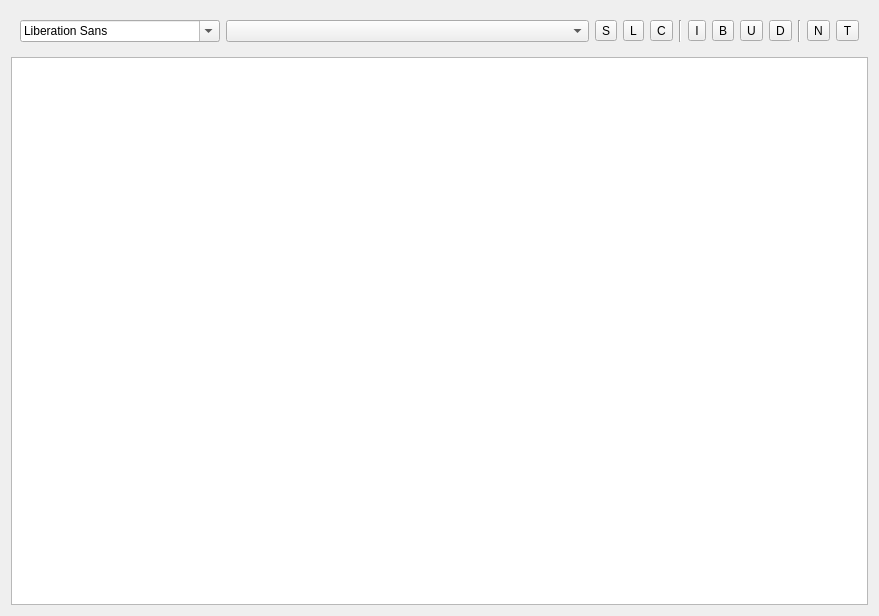
<?xml version="1.0" encoding="UTF-8"?>
<ui version="4.0">
 <class>MyTextEdit</class>
 <widget class="QWidget" name="MyTextEdit">
  <property name="geometry">
   <rect>
    <x>0</x>
    <y>0</y>
    <width>879</width>
    <height>616</height>
   </rect>
  </property>
  <property name="windowTitle">
   <string>Form</string>
  </property>
  <layout class="QVBoxLayout" name="verticalLayout">
   <item>
    <widget class="QWidget" name="operationWidget" native="true">
     <layout class="QHBoxLayout" name="horizontalLayout">
      <item>
       <widget class="QFontComboBox" name="fontComboBox">
        <property name="sizePolicy">
         <sizepolicy hsizetype="Fixed" vsizetype="Fixed">
          <horstretch>0</horstretch>
          <verstretch>0</verstretch>
         </sizepolicy>
        </property>
        <property name="minimumSize">
         <size>
          <width>200</width>
          <height>0</height>
         </size>
        </property>
        <property name="maximumSize">
         <size>
          <width>200</width>
          <height>16777215</height>
         </size>
        </property>
       </widget>
      </item>
      <item>
       <widget class="QComboBox" name="fontSizeComboBox"/>
      </item>
      <item>
       <widget class="QToolButton" name="smallToolButton">
        <property name="text">
         <string>S</string>
        </property>
       </widget>
      </item>
      <item>
       <widget class="QToolButton" name="largeToolButton">
        <property name="text">
         <string>L</string>
        </property>
       </widget>
      </item>
      <item>
       <widget class="QToolButton" name="colorToolButton">
        <property name="text">
         <string>C</string>
        </property>
        <property name="checkable">
         <bool>true</bool>
        </property>
       </widget>
      </item>
      <item>
       <widget class="Line" name="line">
        <property name="orientation">
         <enum>Qt::Vertical</enum>
        </property>
       </widget>
      </item>
      <item>
       <widget class="QToolButton" name="italyToolButton">
        <property name="text">
         <string>I</string>
        </property>
        <property name="checkable">
         <bool>true</bool>
        </property>
       </widget>
      </item>
      <item>
       <widget class="QToolButton" name="boldToolButton">
        <property name="text">
         <string>B</string>
        </property>
        <property name="checkable">
         <bool>true</bool>
        </property>
       </widget>
      </item>
      <item>
       <widget class="QToolButton" name="underLineToolButton">
        <property name="text">
         <string>U</string>
        </property>
        <property name="checkable">
         <bool>true</bool>
        </property>
       </widget>
      </item>
      <item>
       <widget class="QToolButton" name="deleteLineToolButton">
        <property name="text">
         <string>D</string>
        </property>
        <property name="checkable">
         <bool>true</bool>
        </property>
       </widget>
      </item>
      <item>
       <widget class="Line" name="line_2">
        <property name="orientation">
         <enum>Qt::Vertical</enum>
        </property>
       </widget>
      </item>
      <item>
       <widget class="QToolButton" name="lineToolButton">
        <property name="text">
         <string>N</string>
        </property>
       </widget>
      </item>
      <item>
       <widget class="QToolButton" name="listToolButton">
        <property name="text">
         <string>T</string>
        </property>
       </widget>
      </item>
     </layout>
    </widget>
   </item>
   <item>
    <widget class="QTextEdit" name="textEdit"/>
   </item>
  </layout>
 </widget>
 <resources/>
 <connections/>
</ui>
